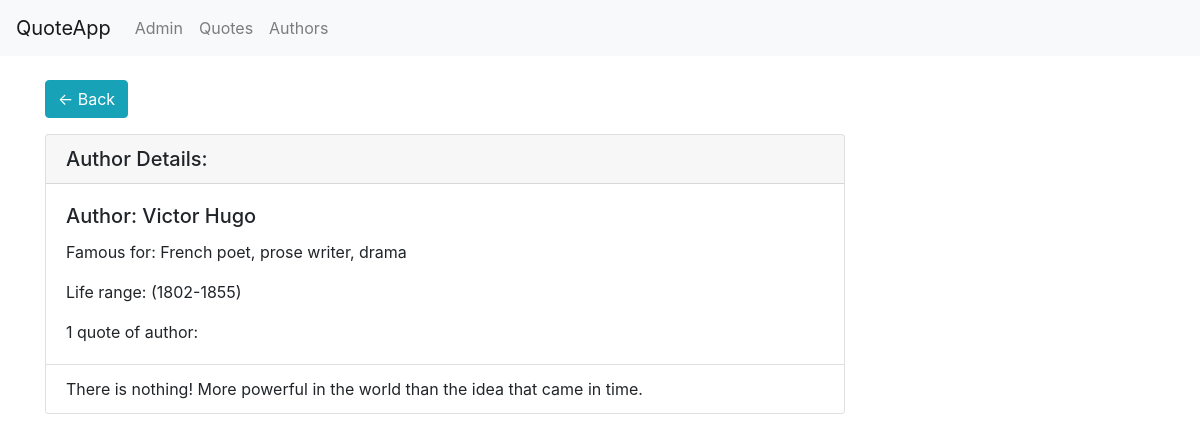
The page /basic_app/authors/2/ on the database its author committed.
### basic_app/models.py (models this page shows, shortened)
class QuoteAuthor(models.Model):
    author = models.CharField(max_length=64,unique=True)
    famousFor = models.CharField(max_length=32)
    lifeRange = models.CharField(max_length=64)

class QuotePost(models.Model):
    quoteDesription = models.CharField(max_length=128)
    quoteAuthor = models.ForeignKey(QuoteAuthor,on_delete = models.CASCADE,related_name ='quotesOfMan')

### basic_app/views.py (the view)
# urls.py: path('authors/<int:pk>/', views.AuthorDetailView.as_view(), name='author_detail'),
class AuthorDetailView(DetailView):
    context_object_name = 'author_detail'
    model = QuoteAuthor
    template_name = 'basic_app/author_detail.html'

### templates/basic_app/author_detail.html (shortened to what this page needs)
<!DOCTYPE html>
{% extends "basic_app/base.html" %}
{% block body_block %}
{% if author_detail %}
<div class="container">
  <a href="{% url 'basic_app:authors' %}" class="btn btn-info" role="button" aria-pressed="true"><- Back</a>
</div>
<div class="container">
  <div class="card mt-3" style="width: 50rem;">
      <h5 class="card-header">Author Details:</h5>
      <div class="card-body">
        <h5 class="card-title">Author: {{author_detail.author}}</h5>
        <p class="card-text">Famous for: {{author_detail.famousFor}}</p>
        <p class="card-text">Life range: {{author_detail.lifeRange}}</p>
        {% if author_detail.quotesOfMan.count == 0 %}
        <p class="card-text">No quote added of author:</p>
        {% elif author_detail.quotesOfMan.count == 1 %}
        <p class="card-text">{{author_detail.quotesOfMan.count}} quote of author:</p>
        {% else %}
        <p class="card-text">{{author_detail.quotesOfMan.count}} quotes of author:</p>
        {% endif %}
       </div>
       <ul class="list-group list-group-flush">
          {% for quote in author_detail.quotesOfMan.all %}
          <li class="list-group-item"> {{quote.quoteDesription}}</li>
          {% endfor %}
        </ul>
    </div>
  </div>
{% endif %}
{% endblock %}

### rows shown on the page
QuoteAuthor: author "Victor Hugo", famousFor "French poet, prose writer, drama", lifeRange "(1802-1855)", quotesOfMan.count "1"
QuotePost: quoteDesription "There is nothing! More powerful in the world than the idea that came in time."
